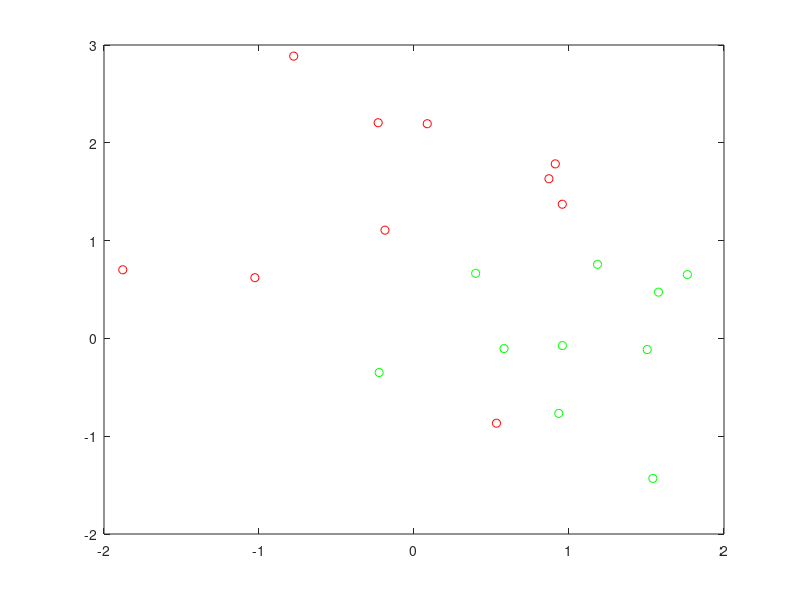
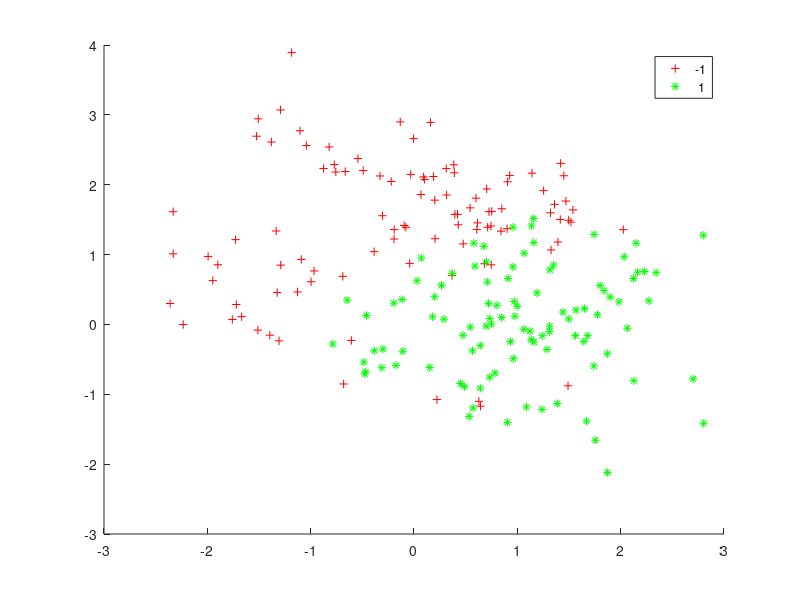

Here is the MATLAB script that generated these plots, in order: (Note: this script raises an error after producing the figures.)
%load fisheriris 
%Mdl1 = fitcsvm(X,Y);

%To generate the points and classifier:
%Generate the 10 base points for each class.
rng('default')
grnpop = mvnrnd([1,0],eye(2),10);
redpop = mvnrnd([0,1],eye(2),10);
%View the base points:
plot(grnpop(:,1),grnpop(:,2),'go')
hold on
plot(redpop(:,1),redpop(:,2),'ro')
hold off

%Since many red base points are close to green base points, it is difficult to classify the data points.
%Generate the 100 data points of each class:

redpts = zeros(100,2);grnpts = redpts;
for i = 1:100
    grnpts(i,:) = mvnrnd(grnpop(randi(10),:),eye(2)*0.2);
    redpts(i,:) = mvnrnd(redpop(randi(10),:),eye(2)*0.2);
end

%Put the data into one matrix, and make a vector grp that labels the class of each point:

cdata = [grnpts;redpts];
grp = ones(200,1);
% Green label 1, red label -1
grp(101:200) = -1;


% Train the classifier
SVMModel = fitcsvm(cdata,grp,'KernelFunction','rbf','ClassNames',[-1 1]);

% Predict scores over the grid
d = 0.02;
[x1Grid,x2Grid] = meshgrid(min(cdata(:,1)):d:max(cdata(:,1)),...
    min(cdata(:,2)):d:max(cdata(:,2)));
xGrid = [x1Grid(:),x2Grid(:)];
[~,scores] = predict(SVMModel,xGrid);

% Plot the data and the decision boundary
figure;
h(1:2) = gscatter(cdata(:,1),cdata(:,2),grp,'rg','+*');
hold on
h(3) = plot(cdata(SVMModel.IsSupportVector,1),...
    cdata(SVMModel.IsSupportVector,2),'ko');
contour(x1Grid,x2Grid,reshape(scores(:,2),size(x1Grid)),[0 0],'k');
legend(h,{'-1','+1','Support Vectors'},'Location','Southeast');
axis equal
hold off
